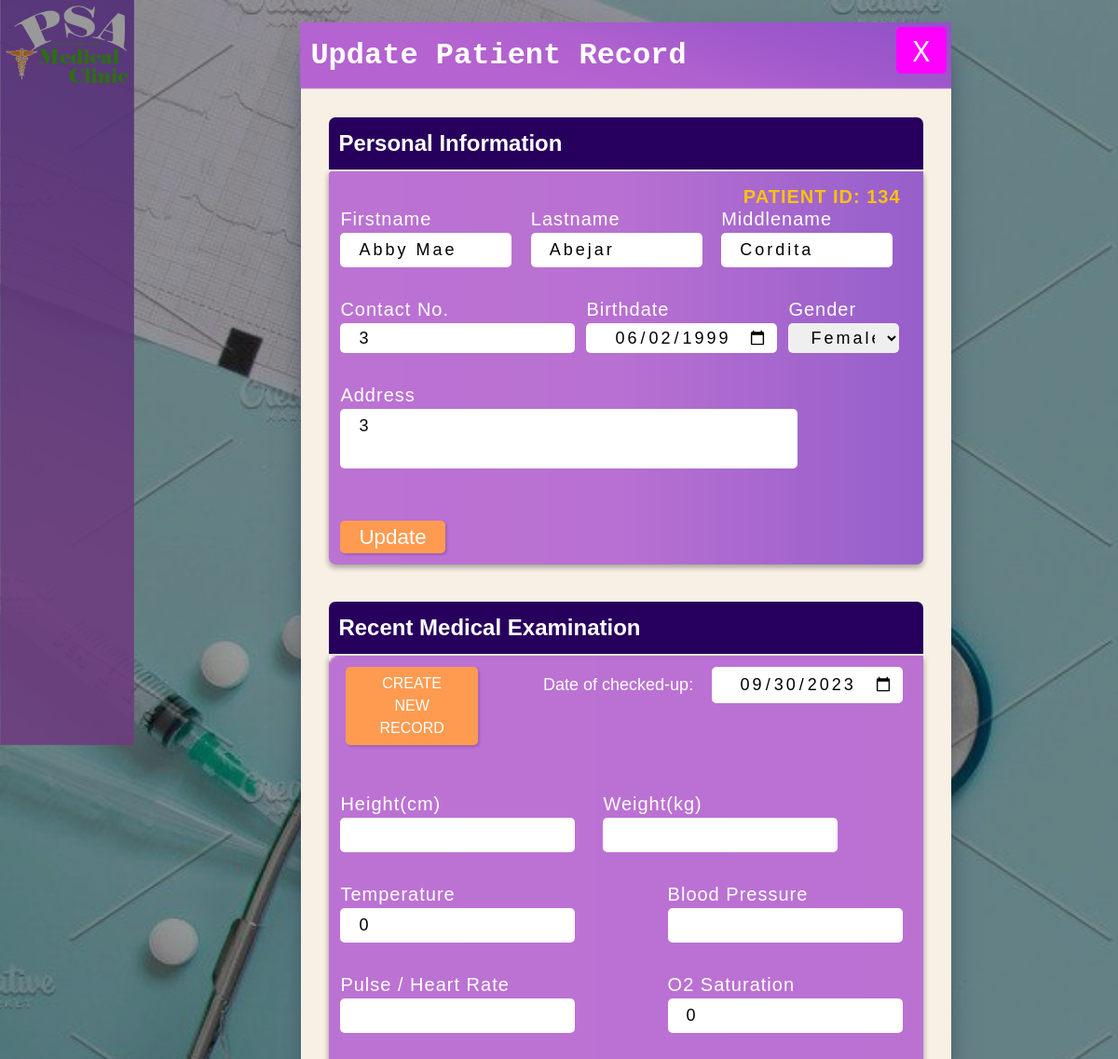
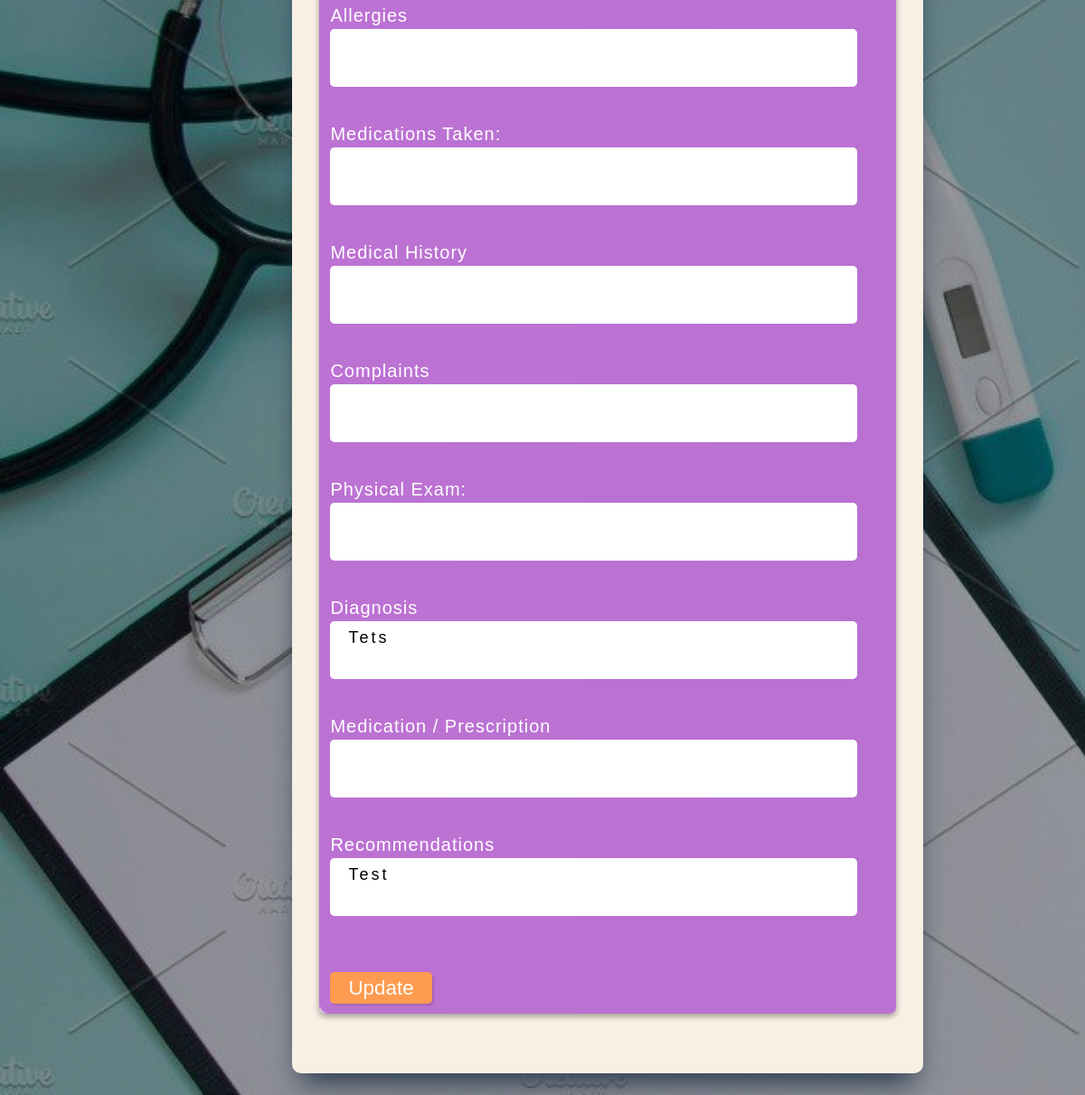
Screenshot of /edit.php?edit_id=134 (signed in) with the database file from the repository (2 pictures, top to bottom).
### tables this page shows
CREATE TABLE `medical_record` (
  `medical_record_id` int(11) NOT NULL,
  `id` int(11) NOT NULL,
  `height` varchar(11) NOT NULL,
  `weight` varchar(11) NOT NULL,
  `pulse` varchar(11) NOT NULL,
  `blood_pressure` varchar(11) NOT NULL,
  `respiratory_rate` varchar(11) NOT NULL,
  `allergies` varchar(100) NOT NULL,
  `findings` varchar(100) NOT NULL,
  `remarks` varchar(100) NOT NULL,
  `checked_up_date` date NOT NULL,
  `checked_up_time` time NOT NULL,
  `am_pm` varchar(11) NOT NULL,
  `temperature` float NOT NULL,
  `saturation` int(11) NOT NULL,
  `taken` varchar(300) NOT NULL,
  `complaints` varchar(300) NOT NULL,
  `history` varchar(300) NOT NULL,
  `medication` varchar(300) NOT NULL,
  `physical` varchar(100) NOT NULL,
  `recommendation` varchar(255) NOT NULL
);

CREATE TABLE `personal_info` (
  `id` int(11) NOT NULL,
  `firstName` varchar(32) NOT NULL,
  `lastName` varchar(32) NOT NULL,
  `middleName` varchar(32) NOT NULL,
  `gender` varchar(11) NOT NULL,
  `age` bigint(32) NOT NULL,
  `contact` varchar(32) NOT NULL,
  `civil_status` varchar(32) NOT NULL,
  `religion` varchar(32) NOT NULL,
  `birthdate` date NOT NULL,
  `birthplace` varchar(32) NOT NULL,
  `occupation` varchar(32) NOT NULL,
  `address` varchar(255) NOT NULL
);

### edit.php (the view, shortened to what the rows shown need)
<?php include "header.php"; ?>
<body id="edit" class="drawer drawer--right">
	<div class="l_bg">
		<div class="l_container l_wrap clearfix">
             <?php
                        $id = $_GET['edit_id'];
                        if (!empty($id)) {
                            $query = "SELECT personal_info.*, medical_record.*
                            FROM personal_info
                            LEFT JOIN medical_record ON personal_info.id = medical_record.id
                            WHERE personal_info.id = $id
                            ORDER BY medical_record.medical_record_id DESC limit 1";
                            $result = mysqli_query($connection,$query);
                            if ($result) {
                                $processedIds = [];
                                while ($row = mysqli_fetch_assoc($result)) {
                                    $id = $row['id'];
                                    if (!in_array($id, $processedIds)) {
                                        $processedIds[] = $id;
                                    $firstName = $row['firstName'];
                                    $lastName = $row['lastName'];
                                    $middleName = $row['middleName'];
                                    $gender = $row['gender'];
                                    $contact = $row['contact'];
                                    $birthdate = $row['birthdate'];
                                    $address = $row['address'];
                                    $findings = $row['findings'];
                                    $temperature = $row['temperature'];
                                    $saturation = $row['saturation'];
                                    $checked_up_date = $row['checked_up_date'];
                                    $recommendation = $row['recommendation'];
                                }
                            }
                            }
                        }
                        else {
                            echo "<script>alert('No Medical Record Found. Please create New Record.')</script>";
                            echo "<script>setTimeout(function() { window.location.href = 'index.php#add_record_form'; }, 1);</script>";
                        }
                        ?>
			<div class="l_main_contents">
				<div class="l_card ">
					<div class="l_poster_area">
                    <h1 class="c_ttl_type01">Update <br class="sp_show"> Patient Record</h1>
                    <div class="l_right_content_inside_bg bg_none">
                                        <form action="" method="post" class="l_edit_form">
                                            <div class="l_info_container_main_container">
                                                <div class="u_mab40">
                                                <h2 class="c_ttl_type02">Personal Information</h2>
                                                    <div class="flex l_info_container c_update_personal_info_btn_relative">
                                                            <div class="c_edit_info_labels c_input_names">
                                                                <div class="c_info_">
                                                                    <p>Firstname</p>
                                                                    <input class="" type="text" name="firstName" placeholder="" value = "<?php echo $firstName ?>">
                                                                </div>
                                                                <div class="c_info_">
                                                                    <p>Lastname</p>
                                                                    <input type="text" name="lastName" placeholder="" value = "<?php echo $lastName ?>">
                                                                </div>
                                                                <div class="c_info_">
                                                                    <p>Middlename</p>
                                                                    <input type="text" name="middleName" placeholder="" value = "<?php echo $middleName ?>">
                                                                </div>
                                                            </div>
                                                            <div class="u_flex c_edit_info_labels c_input_other_info">
                                                                <div class="c_info_">
                                                                    <p>Contact No.</p>
                                                                    <input class="c_contact_no" type="text" name="contact" placeholder="" value = "<?php echo $contact ?>">
                                                                </div>
                                                                <div class="c_info_">
                                                                    <p>Birthdate</p>
                                                                    <input style="height: 32px;" class="c_bdate" type="date" name="birthdate" placeholder="" value = "<?php echo $birthdate ?>"></p>
                                                                </div>
                                                                <div class="c_info_">
                                                                    <p>Gender</p>
                                                                    <select name="gender" id="" value="" class="c_gender">
                                                                        <option value="Female" <?php echo ($gender == 'Female') ? 'selected' : ''; ?>>Female</option>
                                                                    </select>
                                                                </div>
                                                            </div>
                                                            <div class="flex c_edit_info_labels">
                                                                <div class="c_info_">
                                                                    <p>Address</p>
                                                                    <textarea class="c_address" name="address" id="" cols="5" rows="2" placeholder="" value = ""><?php echo $address ?></textarea>
                                                                </div>
                                                        </div>
                                                        </div>
                                                </div>
                                                <div class="mat10 l_recent_med_exam">
                                                <h2 class="c_ttl_type02 ">Recent Medical Examination</h2>
                                                    <div class="flex l_info_container c_update_medical_record_btn_relative">
                                                        <div class="c_info_container">
                                                            <div class="u_flex is_jc_spBetween">
                                                                        <div class="c_info_">
                                                                        <label for="" class="c_physical_exam_checked_up_date">Date of checked-up:</label>
                                                                        <input class="c_date_checked_up" type="date" name="checked_up_date" value = "<?php echo $checked_up_date ?>">
                                                                        </div>
                                                                    </div><br class="sp_hidden"><br class="sp_hidden">
                                                            <div class="u_flex is_jc_spBetween c_edit_info_labels c_physical_examination_field_input">
                                                                    <div class="c_info_">
                                                                        <p>Temperature</p>
                                                                        <input class="c_edit_temperature" type="text" name="temperature" placeholder="" value = "<?php echo $temperature ?>">
                                                                    </div>
                                                                    <div class="c_info_">
                                                                        <p>O2 Saturation</p>
                                                                        <input class="c_edit_saturation" type="text" name="saturation" placeholder=" " value = "<?php echo $saturation ?>">
                                                                    </div>
                                                            </div>
                                                            <div class="is_100_percent">
                                                                <div class="flex c_edit_info_labels is_column">
                                                                    <div class="c_info_">
                                                                        <p>Diagnosis</p>
                                                                        <textarea class="c_edit_findings" name="findings" id="" cols="10" rows="2" placeholder=""  value = ""><?php echo $findings ?></textarea>
                                                                    </div>
                                                                    <div class="c_info_">
                                                                        <p>Recommendations</p>
                                                                        <textarea class="c_recommendation"  name="recommendation" id="" cols="10" rows="2" placeholder=""  value = ""><?php echo $recommendation ?></textarea>
                                                                    </div>
                                                                </div>
                                                            </div>
                                                        </div>
                                                    </div>
                                                </div>
                                            </div>
                                        </form>
                                </div>
                    </div>
				</div>
			</div>
			</div>
		</div>
<?php
include "footer.php";
?>

### rows the page displays
medical_record: firstName "Abby Mae", lastName "Abejar", middleName "Cordita", contact "3", birthdate "06/02/1999", address "3", checked_up_date "09/30/2023", temperature "0", saturation "0", findings "Tets", recommendation "Test"
personal_info: gender "Female"

### other values shown
$id "134"
